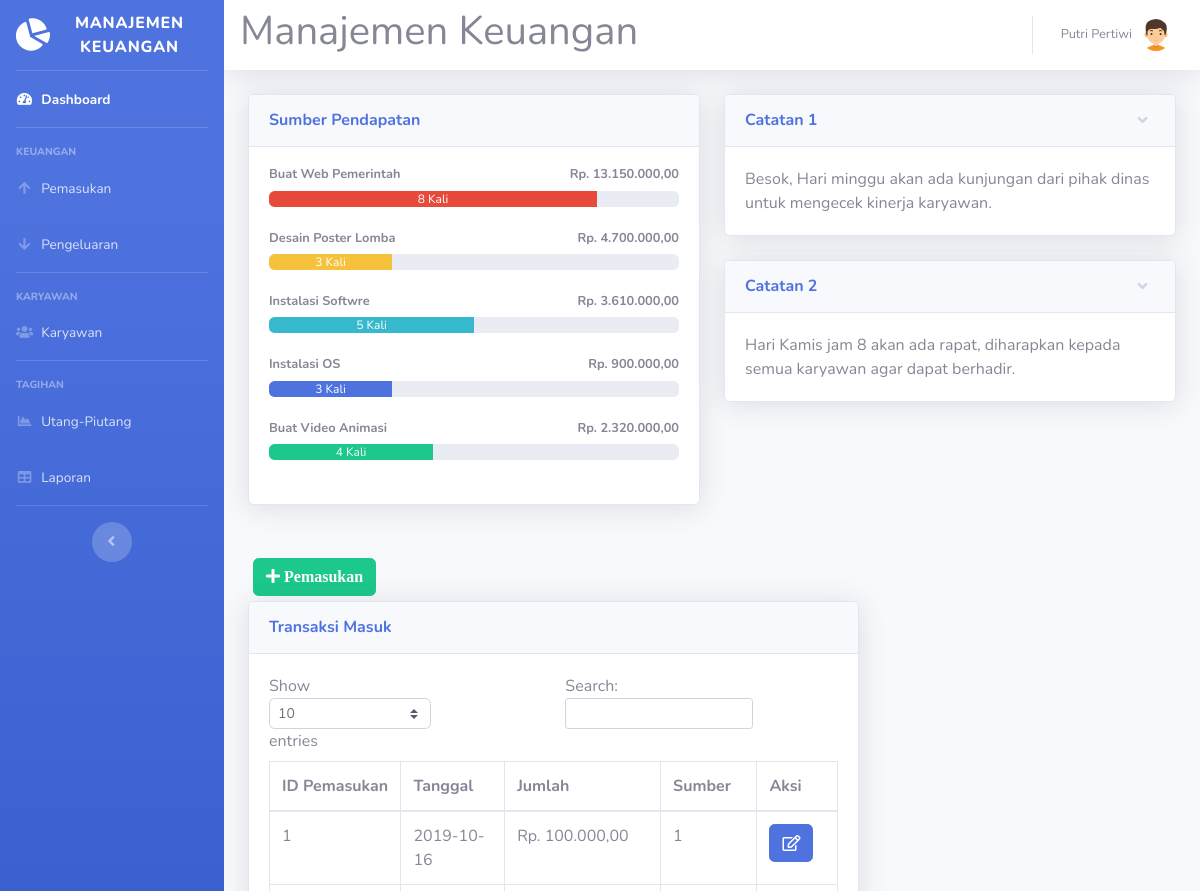
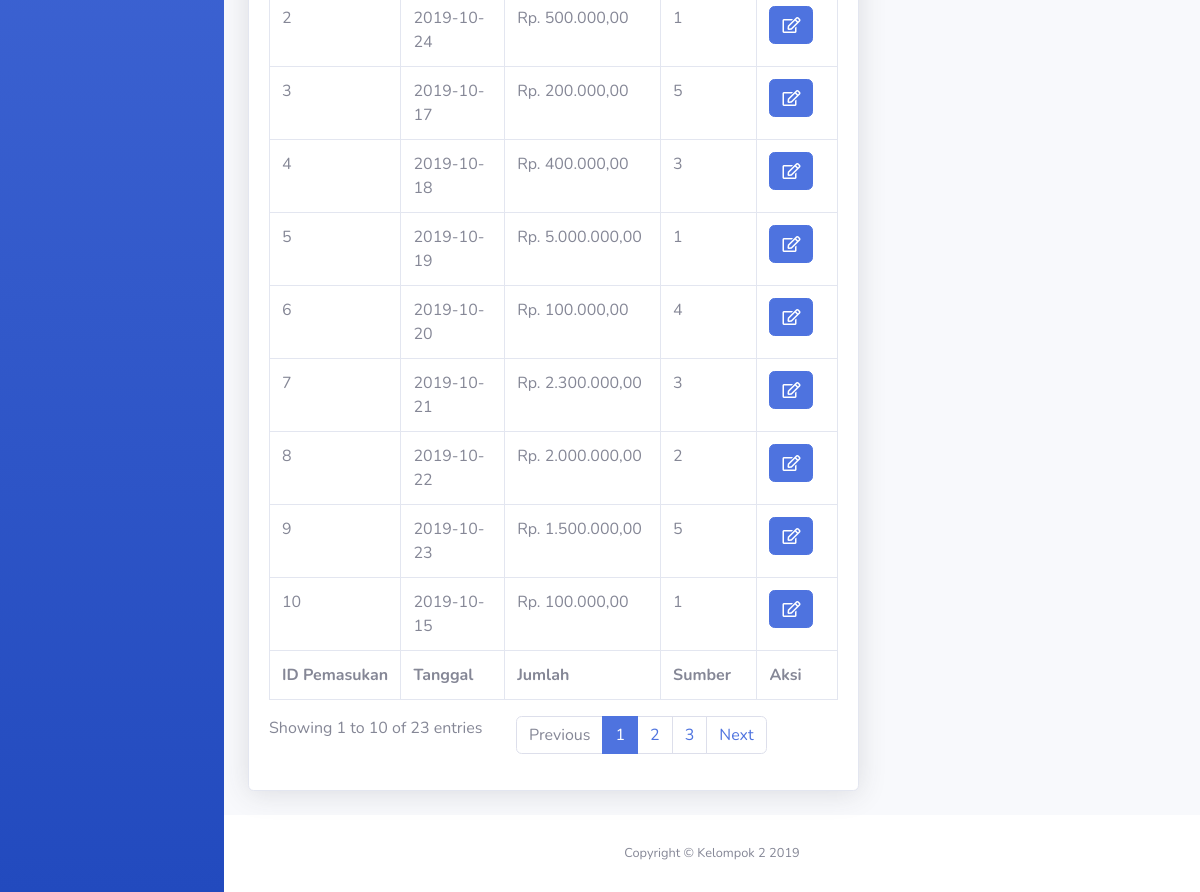
Page /pendapatan.php (signed in) on the committed database (2 pictures, top to bottom).
### tables this page shows
CREATE TABLE `sumber` (
  `id_sumber` int(11) NOT NULL,
  `nama` varchar(40) NOT NULL
);

CREATE TABLE `catatan` (
  `id_catatan` int(11) NOT NULL,
  `catatan` text NOT NULL
);

CREATE TABLE `pemasukan` (
  `id_pemasukan` int(11) NOT NULL,
  `tgl_pemasukan` date NOT NULL,
  `jumlah` int(11) NOT NULL,
  `id_sumber` int(11) NOT NULL
);

### pendapatan.php (the view, shortened to what this page needs)
<!DOCTYPE html>
<html lang="en">
<head>
  <link href="vendor/fontawesome-free/css/all.min.css" rel="stylesheet" type="text/css">
  <link href="css/sb-admin-2.min.css" rel="stylesheet">
</head>
<body id="page-top">
<?php
require 'koneksi.php';
require ('sidebar.php'); ?>
      <div id="content">
<?php require ('navbar.php'); ?>
        <div class="container-fluid">
          <div class="row">
            <div class="col-lg-6 mb-4">
              <div class="card shadow mb-4">
                <div class="card-header py-3">
                  <h6 class="m-0 font-weight-bold text-primary">Sumber Pendapatan</h6>
                </div>
                <div class="card-body">
				<?php
				$namasumber1 = mysqli_query($koneksi,"SELECT * FROM `sumber` where id_sumber= 1 ");
				$sumbern1= mysqli_fetch_assoc($namasumber1);
				$namasumber2 = mysqli_query($koneksi,"SELECT * FROM `sumber` where id_sumber= 2 ");
				$sumbern2= mysqli_fetch_assoc($namasumber2);
				$namasumber3 = mysqli_query($koneksi,"SELECT * FROM `sumber` where id_sumber= 3 ");
				$sumbern3= mysqli_fetch_assoc($namasumber3);
				$namasumber4 = mysqli_query($koneksi,"SELECT * FROM `sumber` where id_sumber= 4 ");
				$sumbern4= mysqli_fetch_assoc($namasumber4);
				$namasumber5 = mysqli_query($koneksi,"SELECT * FROM `sumber` where id_sumber= 5 ");
				$sumbern5= mysqli_fetch_assoc($namasumber5);
				$hasil1=mysqli_query($koneksi,"SELECT * FROM pemasukan where id_sumber = 1");
				while ($jumlah1=mysqli_fetch_array($hasil1)){
				$arrayhasil1[] = $jumlah1['jumlah'];
				}
				$jumlahhasil1 = array_sum($arrayhasil1);
				$hasil2=mysqli_query($koneksi,"SELECT * FROM pemasukan where id_sumber = 2");
				while ($jumlah2=mysqli_fetch_array($hasil2)){
				$arrayhasil2[] = $jumlah2['jumlah'];
				}
				$jumlahhasil2 = array_sum($arrayhasil2);
				$hasil3=mysqli_query($koneksi,"SELECT * FROM pemasukan where id_sumber = 3");
				while ($jumlah3=mysqli_fetch_array($hasil3)){
				$arrayhasil3[] = $jumlah3['jumlah'];
				}
				$jumlahhasil3 = array_sum($arrayhasil3);
				$hasil4=mysqli_query($koneksi,"SELECT * FROM pemasukan where id_sumber = 4");
				while ($jumlah4=mysqli_fetch_array($hasil4)){
				$arrayhasil4[] = $jumlah4['jumlah'];
				}
				$jumlahhasil4 = array_sum($arrayhasil4);
				$hasil5=mysqli_query($koneksi,"SELECT * FROM pemasukan where id_sumber = 5");
				while ($jumlah5=mysqli_fetch_array($hasil5)){
				$arrayhasil5[] = $jumlah5['jumlah'];
				}
				$jumlahhasil5 = array_sum($arrayhasil5);
				$sumber1 = mysqli_query($koneksi,"SELECT id_sumber FROM pemasukan where id_sumber ='1'");
				$sumber1text = mysqli_num_rows($sumber1);
				$sumber1 = mysqli_num_rows($sumber1);
				$sumber1 = $sumber1 * 10;
				$sumber2 = mysqli_query($koneksi,"SELECT id_sumber FROM pemasukan where id_sumber ='2'");
				$sumber2text = mysqli_num_rows($sumber2);
				$sumber2 = mysqli_num_rows($sumber2);
				$sumber2 = $sumber2 * 10;
				$sumber3 = mysqli_query($koneksi,"SELECT id_sumber FROM pemasukan where id_sumber ='3'");
				$sumber3text = mysqli_num_rows($sumber3);
				$sumber3 = mysqli_num_rows($sumber3);
				$sumber3 = $sumber3 * 10;
				$sumber4 = mysqli_query($koneksi,"SELECT id_sumber FROM pemasukan where id_sumber ='4'");
				$sumber4text = mysqli_num_rows($sumber4);
				$sumber4 = mysqli_num_rows($sumber4);
				$sumber4 = $sumber4 * 10;
				$sumber5 = mysqli_query($koneksi,"SELECT id_sumber FROM pemasukan where id_sumber ='5'");
				$sumber5text = mysqli_num_rows($sumber5);
				$sumber5 = mysqli_num_rows($sumber5);
				$sumber5 = $sumber5 * 10;
				echo '
                  <h4 class="small font-weight-bold">'.$sumbern1['nama'].'<span class="float-right">Rp. '.number_format($jumlahhasil1,2,',','.').'</span></h4>
                  <div class="progress mb-4">
                    <div class="progress-bar bg-danger" role="progressbar" style="width:'.$sumber1.'%" aria-valuenow="50" aria-valuemin="0" aria-valuemax="100">'.$sumber1text.' Kali</div>
                  </div>
				  <h4 class="small font-weight-bold">'.$sumbern2['nama'].'<span class="float-right">Rp. '.number_format($jumlahhasil2,2,',','.').'</span></h4>
                  <div class="progress mb-4">
                    <div class="progress-bar bg-warning" role="progressbar" style="width:'.$sumber2.'%" aria-valuenow="50" aria-valuemin="0" aria-valuemax="100">'.$sumber2text.' Kali</div>
                  </div>
				  <h4 class="small font-weight-bold">'.$sumbern3['nama'].'<span class="float-right">Rp. '.number_format($jumlahhasil3,2,',','.').'</span></h4>
                  <div class="progress mb-4">
                    <div class="progress-bar bg-info" role="progressbar" style="width:'.$sumber3.'%" aria-valuenow="50" aria-valuemin="0" aria-valuemax="100">'.$sumber3text.' Kali</div>
                  </div>
				  <h4 class="small font-weight-bold">'.$sumbern4['nama'].'<span class="float-right">Rp. '.number_format($jumlahhasil4,2,',','.').'</span></h4>
                  <div class="progress mb-4">
                    <div class="progress-bar bg-primary" role="progressbar" style="width:'.$sumber4.'%" aria-valuenow="50" aria-valuemin="0" aria-valuemax="100">'.$sumber4text.' Kali</div>
                  </div>
				  <h4 class="small font-weight-bold">'.$sumbern5['nama'].'<span class="float-right">Rp. '.number_format($jumlahhasil5,2,',','.').'</span></h4>
                  <div class="progress mb-4">
                    <div class="progress-bar bg-success" role="progressbar" style="width:'.$sumber5.'%" aria-valuenow="50" aria-valuemin="0" aria-valuemax="100">'.$sumber5text.' Kali</div>
                  </div>';
				  ?>
                </div>
              </div>
			  </div>
			              <div class="col-lg-6">
              <div class="card shadow mb-4">
                <a href="#collapseCardExample" class="d-block card-header py-3" data-toggle="collapse" role="button" aria-expanded="true" aria-controls="collapseCardExample">
                  <h6 class="m-0 font-weight-bold text-primary">Catatan 1</h6>
                </a>
                <div class="collapse show" id="collapseCardExample">
                  <div class="card-body">
				  <?php $catatan1 = mysqli_query($koneksi, "SELECT catatan FROM catatan where id_catatan= 1");
                  $catatan1 = mysqli_fetch_array($catatan1);
				  echo $catatan1['catatan'];
				  ?>
				  </div>
                </div>
              </div>
			                <div class="card shadow mb-4">
                <a href="#collapseCardExample1" class="d-block card-header py-3" data-toggle="collapse" role="button" aria-expanded="true" aria-controls="collapseCardExample1">
                  <h6 class="m-0 font-weight-bold text-primary">Catatan 2</h6>
                </a>
                <div class="collapse show" id="collapseCardExample1">
                  <div class="card-body">
                  <?php $catatan2 = mysqli_query($koneksi, "SELECT * FROM catatan where id_catatan= 2");
                  $catatan2 = mysqli_fetch_array($catatan2);
				  echo $catatan2['catatan'];
				  ?></div>
                </div>
              </div>
			  </div>
					   <div class="col-xl-8 col-lg-7">
					   <button type="button" class="btn btn-success" style="margin:5px" data-toggle="modal" data-target="#myModalTambah"><i class="fa fa-plus"> Pemasukan</i></button><br>
          <div class="card shadow mb-4">
            <div class="card-header py-3">
              <h6 class="m-0 font-weight-bold text-primary">Transaksi Masuk</h6>
            </div>
            <div class="card-body">
              <div class="table-responsive">
               <table class="table table-bordered" id="dataTable" width="100%" cellspacing="0">
                  <thead>
                    <tr>
                      <th>ID Pemasukan</th>
                      <th>Tanggal</th>
                      <th>Jumlah</th>
                      <th>Sumber</th>
					  <th>Aksi</th>
                    </tr>
                  </thead>
                  <tfoot>
                    <tr>
                      <th>ID Pemasukan</th>
                      <th>Tanggal</th>
                      <th>Jumlah</th>
                      <th>Sumber</th>
                      <th>Aksi</th>
                    </tr>
                  </tfoot>
                  <tbody>
				  <?php
$query = mysqli_query($koneksi,"SELECT * FROM pemasukan");
while ($data = mysqli_fetch_assoc($query))
{
?>
                    <tr>
                      <td><?=$data['id_pemasukan']?></td>
                      <td><?=$data['tgl_pemasukan']?></td>
                      <td>Rp. <?=number_format($data['jumlah'],2,',','.');?></td>
                      <td><?=$data['id_sumber']?></td>
					  <td>
<a href="#" type="button" class=" fa fa-edit btn btn-primary btn-md" data-toggle="modal" data-target="#myModal<?php echo $data['id_pemasukan']; ?>"></a>
</td>
</tr>
  </div>
<?php
}
?>
<?php require 'footer.php'?>
</body>
</html>

### rows in the picture
sumber: nama "Buat Web Pemerintah"
sumber: nama "Desain Poster Lomba"
sumber: nama "Instalasi Softwre"
sumber: nama "Instalasi OS"
sumber: nama "Buat Video Animasi"
catatan: catatan "Besok, Hari minggu akan ada kunjungan dari pihak dinas untuk mengecek kinerja karyawan."
catatan: catatan "Hari Kamis jam 8 akan ada rapat, diharapkan kepada semua karyawan agar dapat berhadir."
pemasukan: id_pemasukan "1", tgl_pemasukan "2019-10-16", jumlah "100.000,00", id_sumber "1"
pemasukan: id_pemasukan "2", tgl_pemasukan "2019-10-24", jumlah "500.000,00", id_sumber "1"
pemasukan: id_pemasukan "3", tgl_pemasukan "2019-10-17", jumlah "200.000,00", id_sumber "5"
pemasukan: id_pemasukan "4", tgl_pemasukan "2019-10-18", jumlah "400.000,00", id_sumber "3"
pemasukan: id_pemasukan "5", tgl_pemasukan "2019-10-19", jumlah "5.000.000,00", id_sumber "1"
pemasukan: id_pemasukan "6", tgl_pemasukan "2019-10-20", jumlah "100.000,00", id_sumber "4"
pemasukan: id_pemasukan "7", tgl_pemasukan "2019-10-21", jumlah "2.300.000,00", id_sumber "3"
pemasukan: id_pemasukan "8", tgl_pemasukan "2019-10-22", jumlah "2.000.000,00", id_sumber "2"
pemasukan: id_pemasukan "9", tgl_pemasukan "2019-10-23", jumlah "1.500.000,00", id_sumber "5"
pemasukan: id_pemasukan "10", tgl_pemasukan "2019-10-15", jumlah "100.000,00", id_sumber "1"

### other values in the picture
$_SESSION['nama'] "Putri Pertiwi"
$jumlahhasil1 "13.150.000,00"
$sumber1text "8"
$jumlahhasil2 "4.700.000,00"
$sumber2text "3"
$jumlahhasil3 "3.610.000,00"
$sumber3text "5"
$jumlahhasil4 "900.000,00"
$sumber4text "3"
$jumlahhasil5 "2.320.000,00"
$sumber5text "4"
